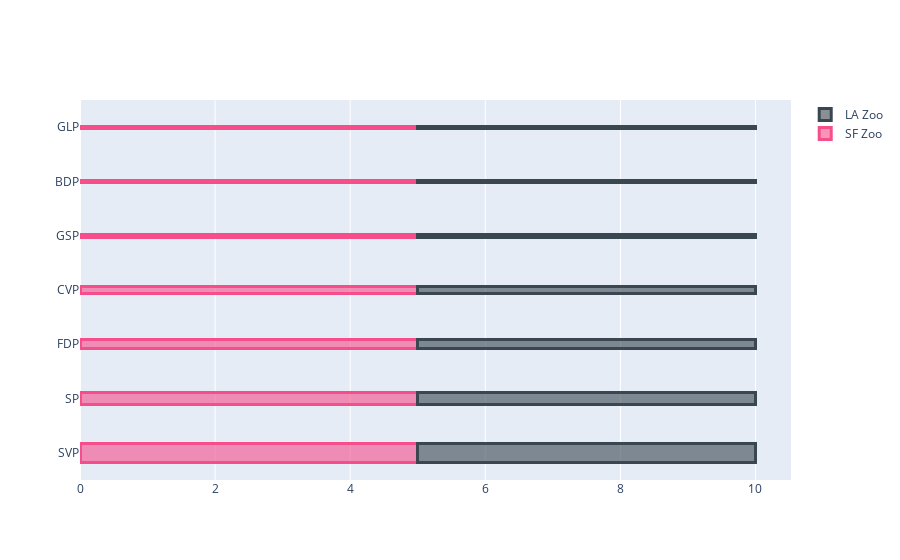

The notebook cell this image was saved under:
### Code cell
fig = go.Figure()

parties = list(factions_size_50.keys())
width = list(factions_size_50.values())
width = [x/sum(width) for x in width]
x = [5 for i in range(len(factions_size_50))]

fig.add_trace(go.Bar(
    y=parties,
    x=x,
    width=width,
    name='SF Zoo',
    orientation='h',
    marker=dict(
        color='rgba(246, 78, 139, 0.6)',
        line=dict(color='rgba(246, 78, 139, 1.0)', width=3)
    )
))
fig.add_trace(go.Bar(
    y=parties,
    x=x,
    width = width,
    name='LA Zoo',
    orientation='h',
    marker=dict(
        color='rgba(58, 71, 80, 0.6)',
        line=dict(color='rgba(58, 71, 80, 1.0)', width=3)
    )
))

fig.update_layout(barmode='stack')
fig.show()

### Figure 1 — Plotly figure (JSON) as saved in the notebook; plotly's stock layout.template omitted (floating-point values rounded to 4 significant figures)
{"data": [{"marker": {"color": "rgba(246, 78, 139, 0.6)", "line": {"color": "rgba(246, 78, 139, 1.0)", "width": 3}}, "name": "SF Zoo", "orientation": "h", "type": "bar", "width": [0.3417, 0.2111, 0.1658, 0.1457, 0.0603, 0.03518, 0.0402], "x": [5, 5, 5, 5, 5, 5, 5], "y": ["SVP", "SP", "FDP", "CVP", "GSP", "BDP", "GLP"]}, {"marker": {"color": "rgba(58, 71, 80, 0.6)", "line": {"color": "rgba(58, 71, 80, 1.0)", "width": 3}}, "name": "LA Zoo", "orientation": "h", "type": "bar", "width": [0.3417, 0.2111, 0.1658, 0.1457, 0.0603, 0.03518, 0.0402], "x": [5, 5, 5, 5, 5, 5, 5], "y": ["SVP", "SP", "FDP", "CVP", "GSP", "BDP", "GLP"]}], "layout": {"barmode": "stack"}}
